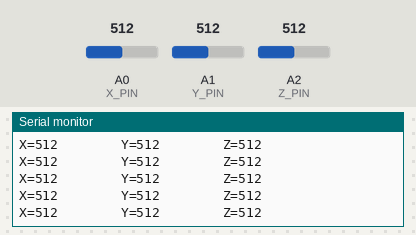
Bench run of a sketch on a simulated Arduino Uno, built with avr-gcc and run on an emulated ATmega328P. On the bench: the last lines printed to the serial monitor. Inputs (shaded band) come from the test bench; at power-on: A0 (X_PIN) = 512, A1 (Y_PIN) = 512, A2 (Z_PIN) = 512.

Above: at 1.2 s.
1.3 s: A0 (X_PIN) set to 716
At 1.32 s:
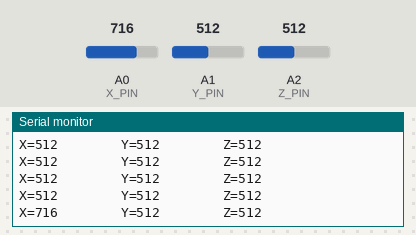
2.8 s: A1 (Y_PIN) set to 716
At 2.83 s:
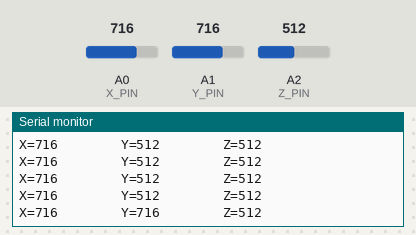
4.3 s: A2 (Z_PIN) set to 716
At 4.35 s:
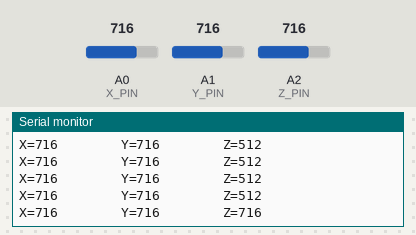
5.8 s: A0 (X_PIN) set to 900
At 5.86 s:
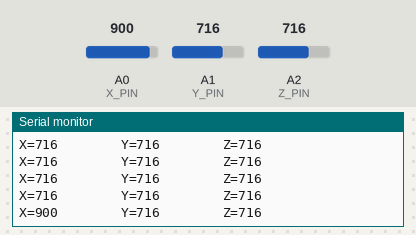
7.3 s: A1 (Y_PIN) set to 900
At 7.38 s:
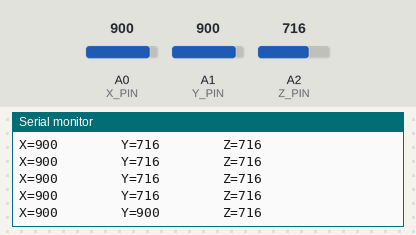
8.8 s: A2 (Z_PIN) set to 900
At 8.89 s:
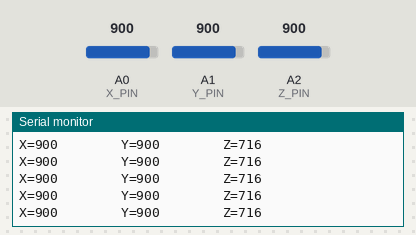
Timing chart, 0 to 11.3 s (numbered marks = the images above; inputs shaded):
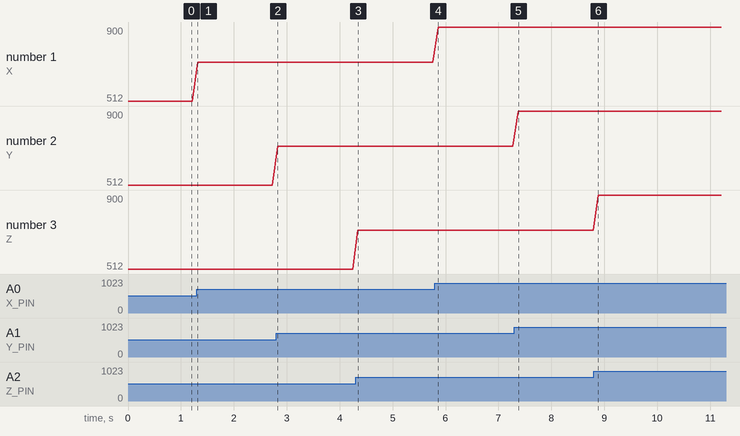

The sketch:

acc_test.ino
```cpp
#define X_PIN A0
#define Y_PIN A1
#define Z_PIN A2

#define SERIAL_PORT_SPEED 57600

void setup() {
  // begin serial connection
  Serial.begin(SERIAL_PORT_SPEED);

  // initiate input pins' mode
  pinMode(X_PIN, INPUT);
  pinMode(Y_PIN, INPUT);
  pinMode(Z_PIN, INPUT);

}

void loop() {
  Serial.print("X=");
  Serial.print(analogRead(X_PIN));
  Serial.print("        ");

  Serial.print("Y=");
  Serial.print(analogRead(Y_PIN));
  Serial.print("        ");

  Serial.print("Z=");
  Serial.println(analogRead(Z_PIN));

  delay(100);
}
```

Measured:
- after the input at 1.3 s, the serial monitor: prints a new line at once (image 1)
- after the input at 2.8 s, the serial monitor: prints a new line at once (image 2)
- after the input at 4.3 s, the serial monitor: prints a new line at once (image 3)
- after the input at 5.8 s, the serial monitor: prints a new line after 0.06 s (image 4)
- after the input at 7.3 s, the serial monitor: prints a new line after 0.07 s (image 5)
- plotted number 1: 512 → 716 after the input at 1.3 s, 716 → 900 after the input at 5.8 s
